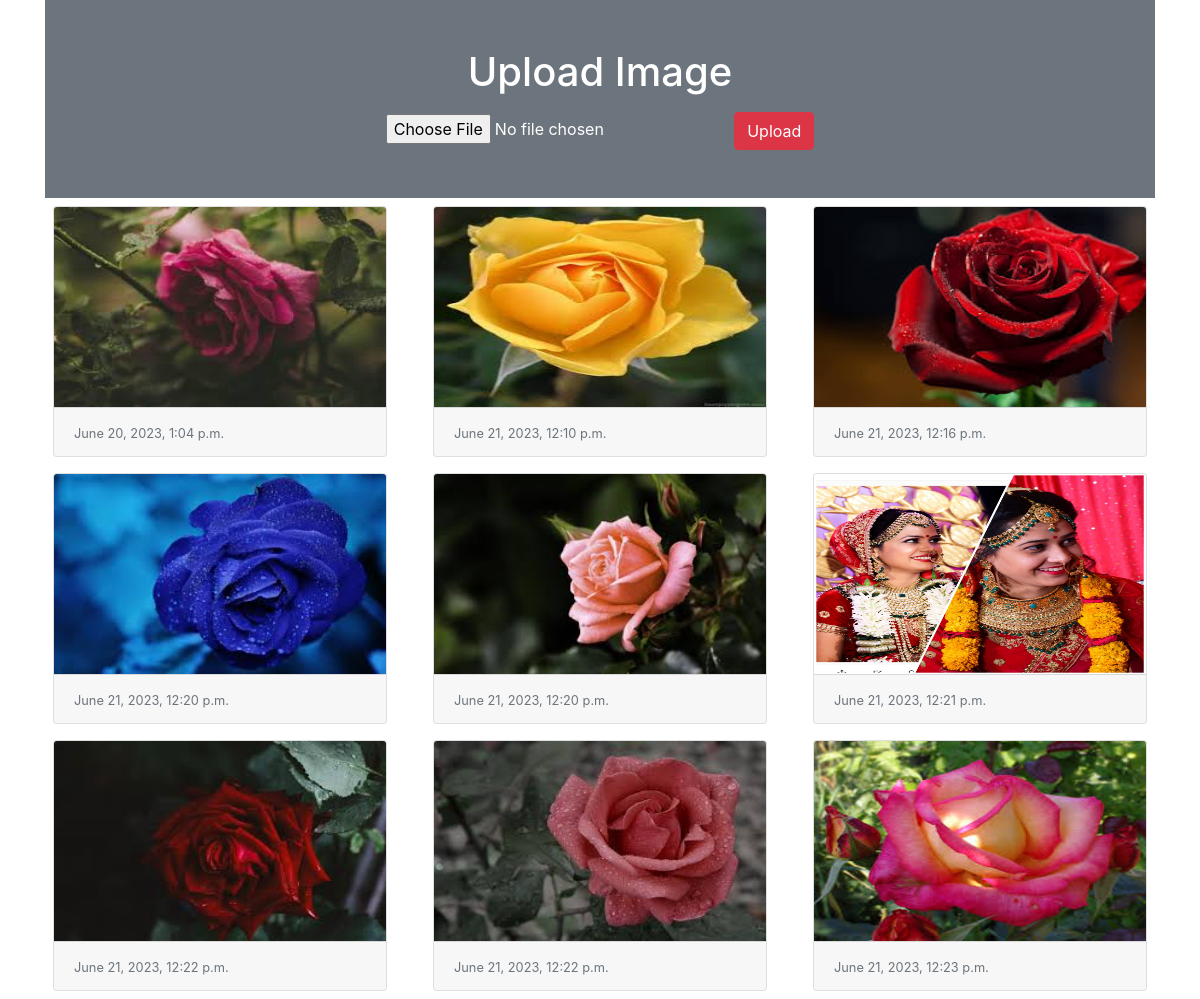
The page / on the database its author committed.
### photo_galary/models.py (models this page shows)
class Image(models.Model):
    photo = models.ImageField(upload_to='myimage')
    date = models.DateTimeField(auto_now_add=True)

### photo_galary/views.py (the view)
# urls.py: path('',views.home)
def home(request):
    if request.method == "POST":
        form = ImageForm(request.POST, request.FILES)
        if form.is_valid():
            form.save()
    form = ImageForm()
    img = Image.objects.all()
    return render(request,'home.html',{'img':img ,'form': form})

### photo_galary/forms.py
class ImageForm(forms.ModelForm):
 class Meta:
  model = Image
  fields = '__all__'
  labels = {'photo':''}

### photo_galary/templates/home.html (shortened to what this page needs)
<!doctype html>
<html lang="en">
  <head>
    <link rel="stylesheet" href="https://cdn.jsdelivr.net/npm/bootstrap@4.5.3/dist/css/bootstrap.min.css">
  </head>
  <body>
   <div class="container">
    <div class="py-5 text-center bg-secondary text-white">
     <h1 class="mb-3">Upload Image</h1>
     <form action="" method="post" enctype="multipart/form-data">
      {{form}}
      <input type="submit" class="btn btn-danger" value="Upload">
     </form>
    </div>
    <div class="row">
     {% for x in img %}
      <div class="col-sm-4">
       <div class="card m-2">
        <img src="{{x.photo.url}}" alt="" class="card-img-top" height="200px">
        <div class="card-footer">
         <small class="text-muted">{{x.date}}</small>
        </div>
       </div>
      </div>
     {% endfor %}
    </div>
   </div>
  </body>
</html>

### rows shown on the page
Image: photo (picture), date "June 20, 2023, 1:04 p.m."
Image: photo (picture), date "June 21, 2023, 12:10 p.m."
Image: photo (picture), date "June 21, 2023, 12:16 p.m."
Image: photo (picture), date "June 21, 2023, 12:20 p.m."
Image: photo (picture), date "June 21, 2023, 12:20 p.m."
Image: photo (picture), date "June 21, 2023, 12:21 p.m."
Image: photo (picture), date "June 21, 2023, 12:22 p.m."
Image: photo (picture), date "June 21, 2023, 12:22 p.m."
Image: photo (picture), date "June 21, 2023, 12:23 p.m."
